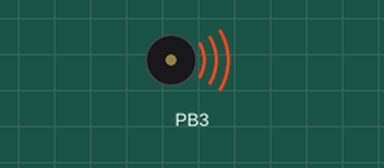
Recording of a program running on a simulated ATmega32, built with avr-gcc and emulated at 16 MHz. Shown: buzzer (waves = sounding).

Above: at 0.2 s.
Timing chart, 0 to 3.0 s (numbered marks = the images above):
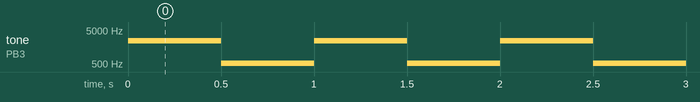

Measured:
- by itself, tone on PB3: alternates 2451 Hz for 0.50 s and 519 Hz for 0.50 s

The program:

main.c
```c
/*
* Timer0_Normal_CTC_PWM_K10.c
*
* Created: 10/23/2021 9:13:06 PM
* Author : user
*/

#include <avr/io.h>
#include <avr/interrupt.h>
#define F_CPU 16000000UL
#include <util/delay.h>


int main(void)
{
	DDRB |= (1<<3);
	//TCCR0 = (1<<COM00)|(1<<CS00)|(1<<CS01);//Normal mode & TIMER CLK = CPU_CLK / 64 & TOGGLE ON COMPARE MATCH
	TCCR0 = (1<<WGM01)|(1<<COM00)|(1<<CS00)|(1<<CS01);//CTC & TIMER CLK = CPU_CLK / 64 & TOGGLE ON COMPARE MATCH

	while (1)
	{
		OCR0 = 50;
		_delay_ms(500);
		OCR0 = 240;
		_delay_ms(500);
	}
}
```
